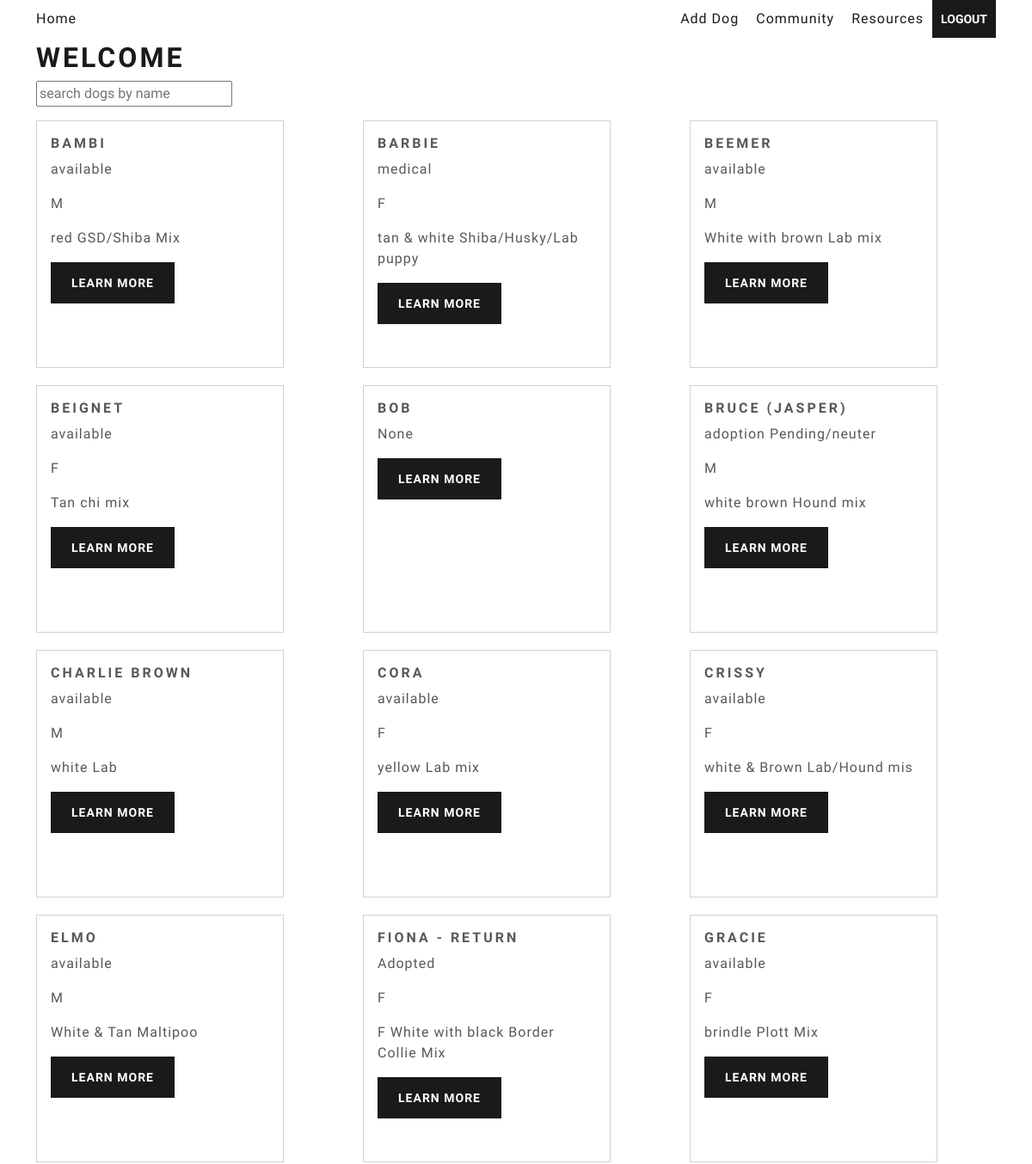
Before: /home (signed in, upper part) with the older database file.
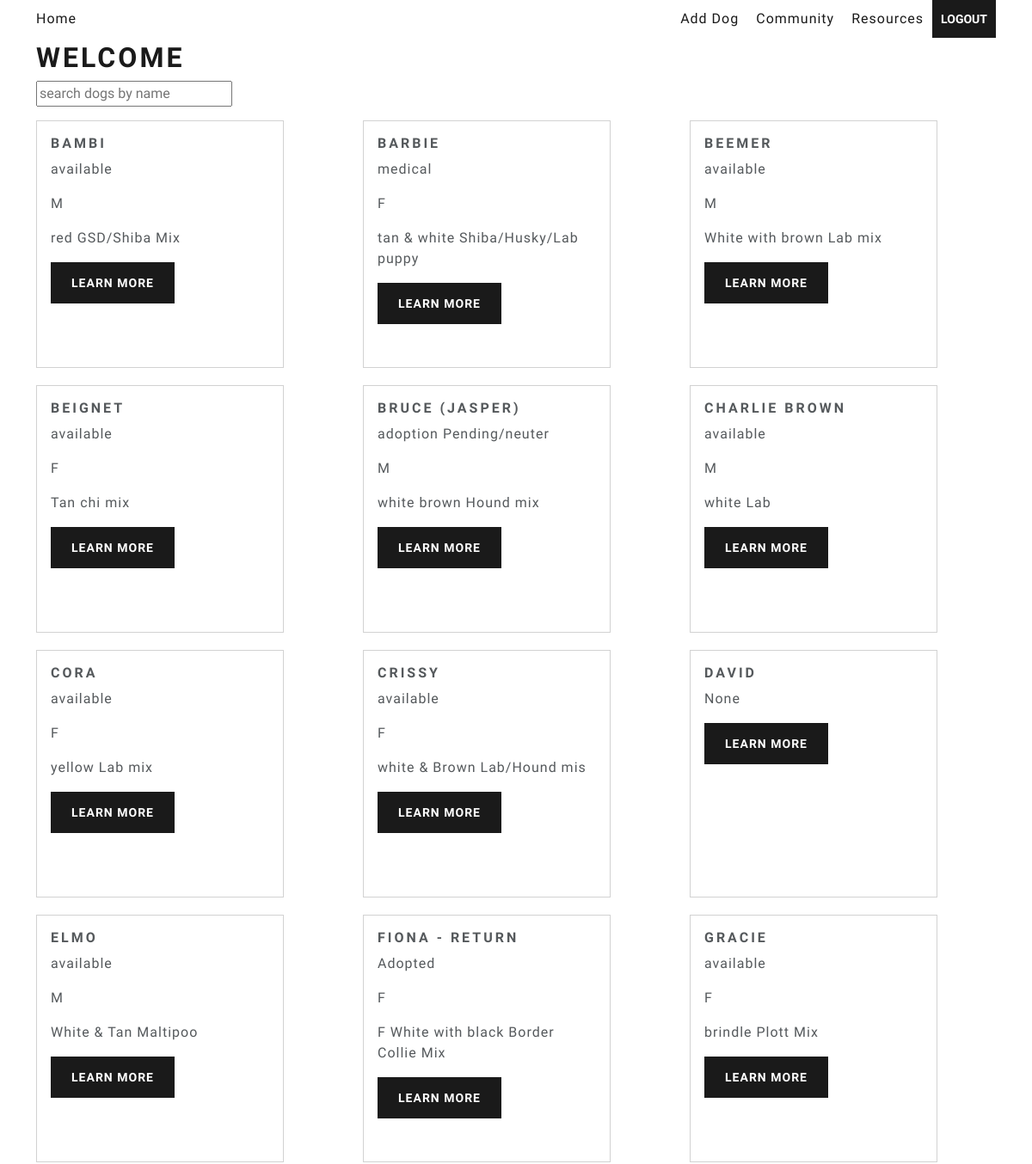
After: the same page with the newer database file.
### app.py (models this page shows)
class Dogmedical(db.Model):
    __tablename__ = 'DogMedical'
    ID = db.Column(db.Integer, primary_key=True)
    TagNumber = db.Column(db.String(128))
    Dated = db.Column(db.String(128))
    Name = db.Column(db.String(128))
    Sex = db.Column(db.String(128))
    Breed = db.Column(db.String(128))
    picture = db.Column(db.String(128))
    DateofBirth = db.Column(db.String(128))
    Status = db.Column(db.String(128))
    Source = db.Column(db.String(128))
    MicrochipNumber = db.Column(db.String(128))
    Type = db.Column(db.String(128))
    VaccinationDate = db.Column(db.String(128))
    VaccPaperworkReceived = db.Column(db.String(128))
    Veterinarian = db.Column(db.String(128))
    SizeAndLbs = db.Column(db.String(128))
    SpayAndNeuterDate = db.Column(db.String(128))
    RabiesTagNumber = db.Column(db.String(128))
    HeartWormTestDate = db.Column(db.String(128))
    HeartwormTestResults = db.Column(db.String(128))
    Heartwormprev = db.Column(db.String(128))
    medicalissues = db.Column(db.String(128))
    Foster = db.Column(db.String(128))
    Phone = db.Column(db.String(128))
    Email = db.Column(db.String(128))

### app.py (the view)
@app.route('/home', methods=['GET', 'POST'])
@login_required
def home():
    with app.app_context():
        if request.method == 'POST' :
            try:
                search = request.form.get('search')
                dogs = db.session.query(Dogmedical).filter(Dogmedical.Name.ilike(f"%{search}%")).order_by(Dogmedical.Name).all()
                return render_template("home.html", dogs = dogs)
            except Exception as e:
                print(e)
                flash("Something went wrong. Please try again.")
                return redirect(url_for('home', dogs = dogs))
        else:
            query = db.session.query(Dogmedical).order_by(Dogmedical.Name)
            page = request.args.get('page', 1, type=int)
            dogs = db.paginate(query, page=page, per_page=POSTS_PER_PAGE, error_out=False)
            next_url = url_for('home', page=dogs.next_num) if dogs.has_next else None
            prev_url = url_for('home', page=dogs.prev_num) if dogs.has_prev else None
            return render_template("home.html", dogs = dogs.items, next_url = next_url, prev_url = prev_url)

### app.py (called while the page is built)
@login_manager.user_loader
def load_user(user_id):
  user = Users.query.get(int(user_id))
  session["isAdmin"] = user.email in admins
  return user

### templates/home.html (shortened to what this page needs)
<html>
<head>
  <link href="{{ url_for('static', filename='css/bootstrap.min.css') }}" rel="stylesheet">
  <link href="{{ url_for('static', filename='css/style.css') }}" rel="stylesheet">
</head>
<body class="container">
  {% include 'nav.html' %}
  <br>
  <br>
  <h1>Welcome</h1>
  <form action="/home" method="post">
    <input type text id="search" name="search" placeholder="search dogs by name">
  </form>
  <div class="row">
    {% if dogs %}
        {% for dog in dogs %}
        <div class="col-sm-4">
          <div class="card" style="width: 18rem; height: 18rem; margin-bottom: 20px">
          <div class="card-body">
            <h5 class="card-title">{{dog.Name}}</h5>
            <p class="card-text">{{dog.Status}}</p>
            <p class="card-text">{{dog.Sex}}</p>
            <p class="card-text">{{dog.Breed}}</p>
            <a href="/dog/{{dog.ID}}" class="btn btn-primary">Learn More</a>
          </div>
        </div>
      </div>
        {% endfor %}
    {% else %}
        <h6>No Dogs Found</h6>
    {% endif %}
  </div>
</body>
</html>

### templates/nav.html (shortened to what this page needs)
{% if session["isAdmin"] %}
<nav>
    <button class="topbar line btn btn-primary" onclick="window.location.assign('/logout')">Logout</button>
    <a class="topbar line" href="{{ url_for('resources') }}">Resources</a>
    <a class="topbar line" href="{{ url_for('community') }}">Community</a>
    <a class="topbar line" href="{{ url_for('newdog')}}">Add Dog</a>
    <b><a class="topbar logo" href="{{ url_for('home') }}">Home</a></b>
</nav>
{% endif %}

### static/css/style.css (style rules this page uses)
.topbar { float: right; text-decoration: none; }
.line { padding:10px }
.logo { float:left; padding-top:10px; }

Changed rows visible on the page:
changed Dogmedical "None": Name "BOB" → "DAVID"; moves down the list
